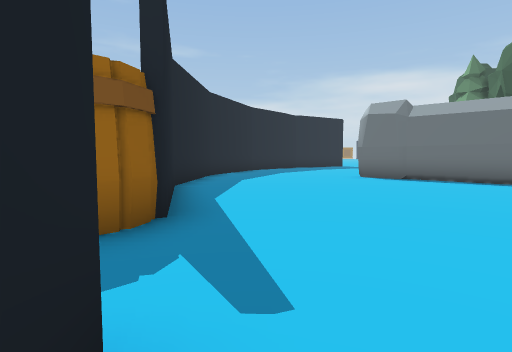
[1] (above)

18 first-person views from a walk through a scene from a Unity 3-D project. The camera is 1.5 m above the floor, tilts 4° down and sees 80° across. The floor is counted in squares, 2 m on a side. Each view is taken from the middle of a square. On the plan, view 1 faces up. The plan holds only what a view shows up to about 10 squares ahead; the rest is blank. The place goes on beyond the plan.

[2]
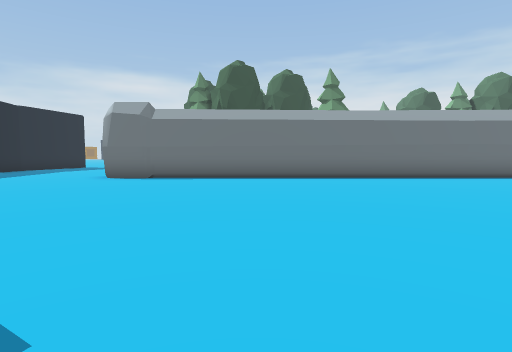

[3]
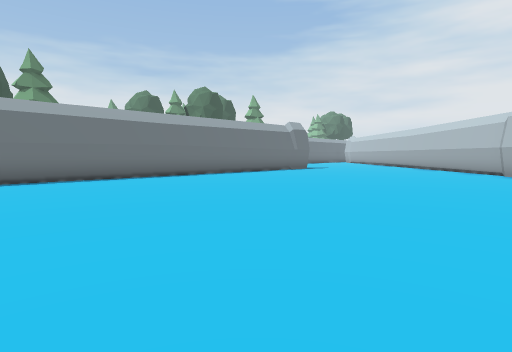

[4]
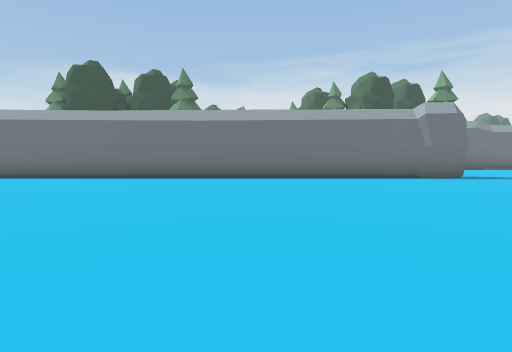

[5]
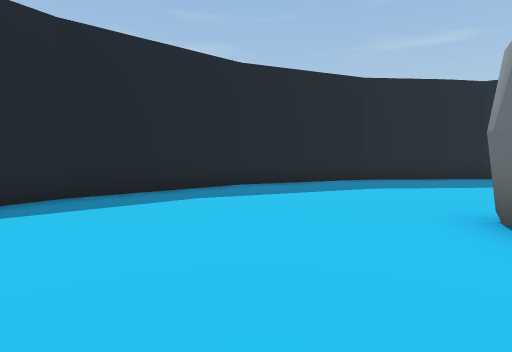

[6]
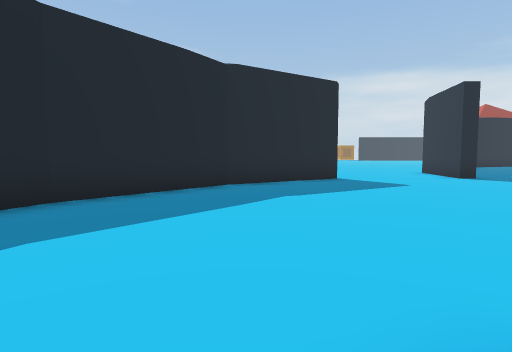

[7]
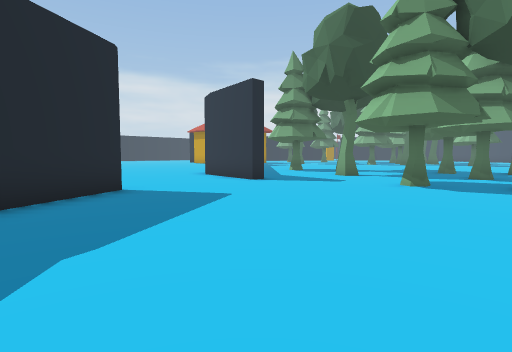

[8]
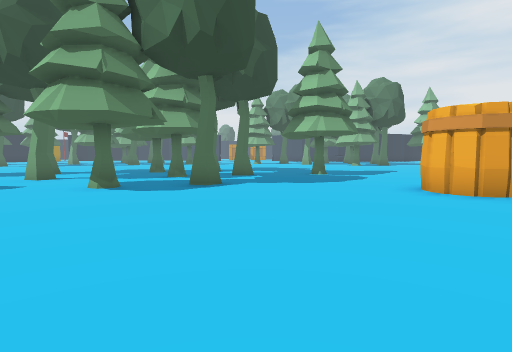

[9]
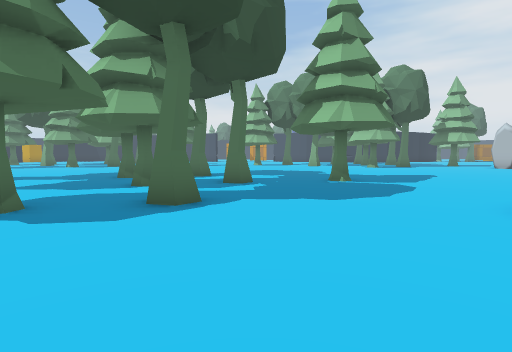

[10]
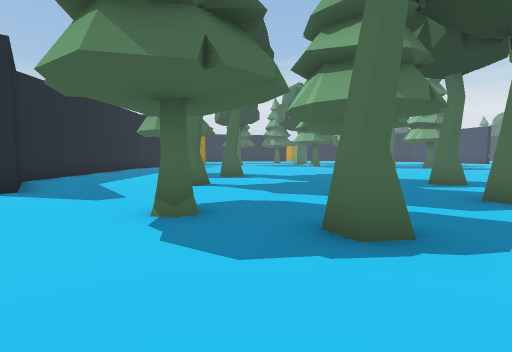

[11]
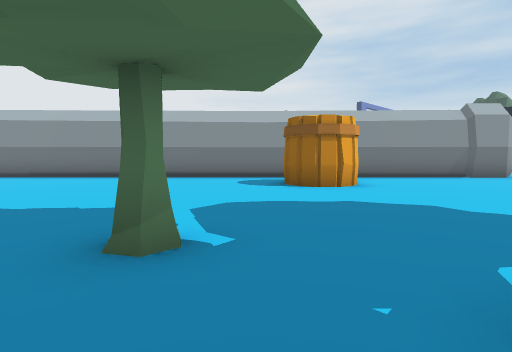

[12]
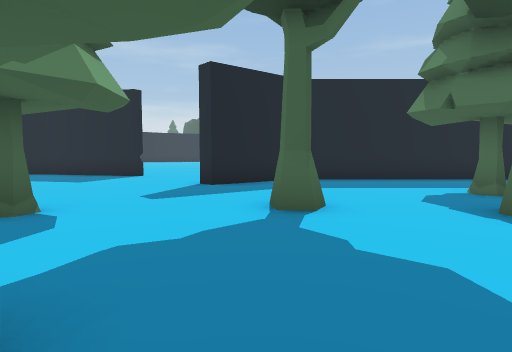

[13]
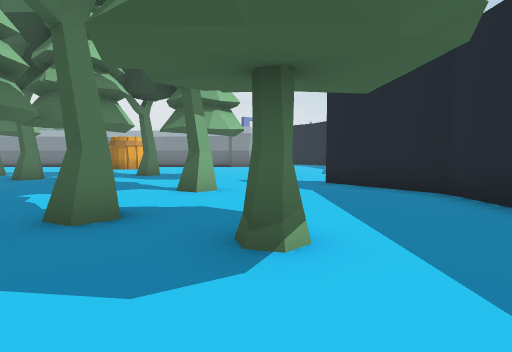

[14]
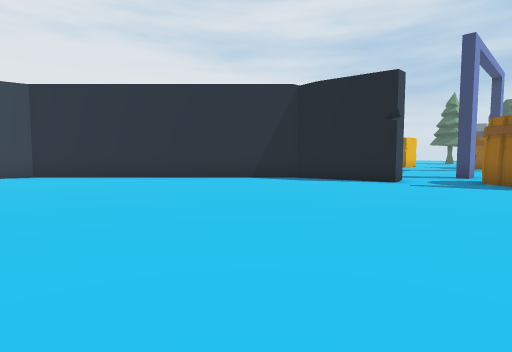

[15]
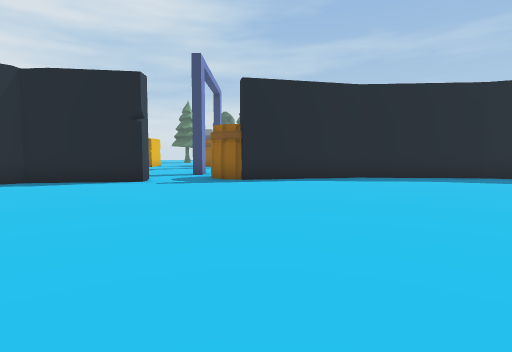

[16]
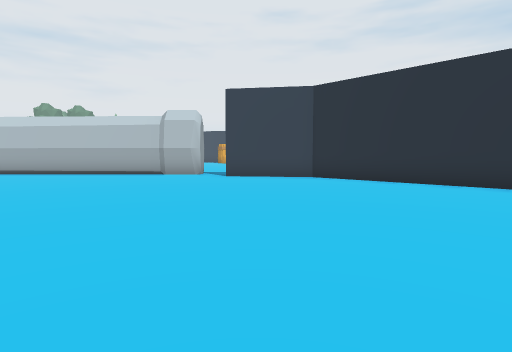

[17]
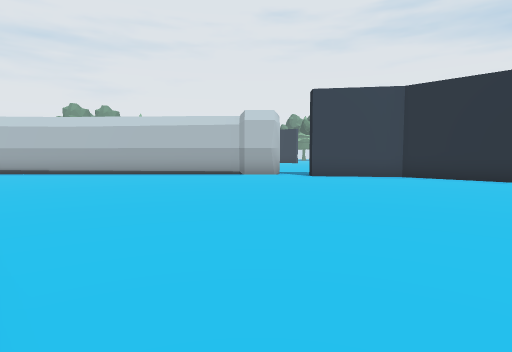

[18]
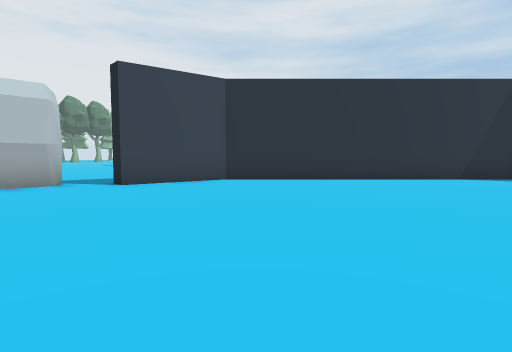

### Floor plan
Points are (right, up) in squares from view 1. A wall is a line through its corners. A room is listed if a view was taken in it or the views show most of it. See-through windows are left out.
Room 1 (views 1, 2, 3, 4, 5, 6, 7, 8, 9, 10, 11, 12, 13, 14, 15, 16, 17, 18)
walls: (9.3, 5.7) (16, -1); (4.4, 9.3) (3.5, 10.2); (4.2, 10.7) (7.7, 7.3); (-1, 0.9) (-0.5, 0.9) (0, -2.1) (6.1, -8.2) (7.1, -8.3); (5.7, 19.7) (2.3, 17.6) (-0.2, 14.7) (-1.7, 11.2) (-2, 7.3) (-1, 3.5); (17.5, -3.7) (4.5, 9.3); (12.4, 24.5) (10.4, 22.5) (9.9, 19.5) (9.4, 19.5) (9.6, 20.6)
ways out: opening at (-2, 2); opening at (7.5, 20.8)
objects: other object (10, 7) to (11, 8); other object (11, 15); tree (12, 13); tree (13, 18) to (13, 19); other object (14, 15); tree (15, 12) to (15, 13); other object (15, 22); other object (16, 9); tree (16, 20); other object (17, 16)

Where each view was taken, in squares from view 1:
view 1: 0 up, 0 right, facing up
view 2: 0 up, 0 right, facing up-right
view 3: 1 down, 1 right, facing right
view 4: 6 down, 6 right, facing up-right
view 5: 6 up, 4 right, facing up-left
view 6: 10 up, 3 right, facing up
view 7: 13 up, 3 right, facing up-right
view 8: 12 up, 4 right, facing right
view 9: 12 up, 7 right, facing right
view 10: 12 up, 9 right, facing up-right
view 11: 12 up, 17 right, facing down-left
view 12: 15 up, 16 right, facing up-left
view 13: 24 up, 17 right, facing down-left
view 14: 4 up, 8 right, facing down-left
view 15: 4 up, 8 right, facing left
view 16: 2 up, 8 right, facing down
view 17: 2 up, 11 right, facing down
view 18: 1 down, 12 right, facing down-left
